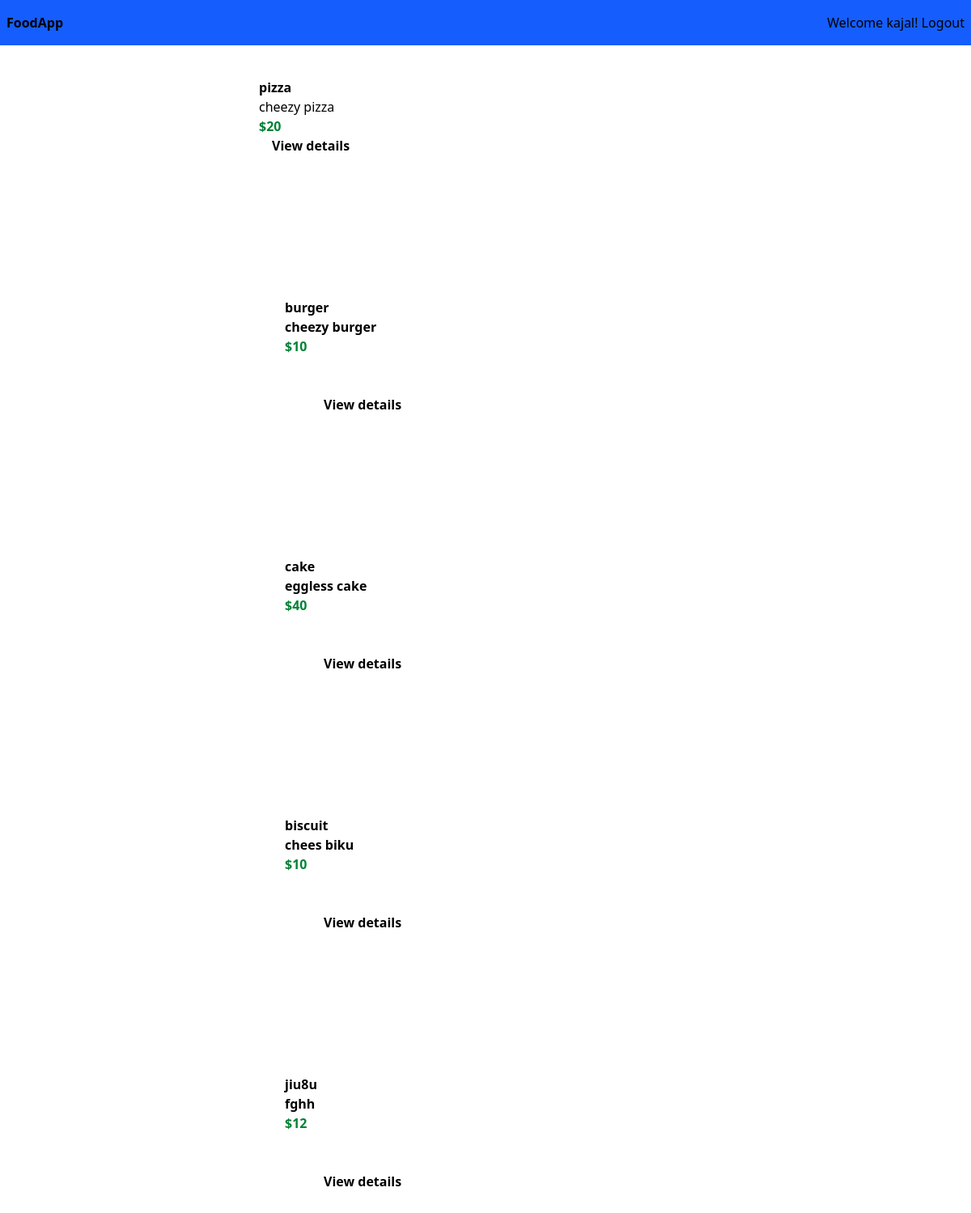
Screenshot of /myapp/ (signed in) with the database file from the repository.
### myapp/models.py (models this page shows, shortened)
class Item(models.Model):
    item_name = models.CharField(max_length=100)
    item_desc = models.CharField()
    item_price = models.IntegerField()
    item_image = models.CharField( max_length=500,default ="https://images.pexels.com/photos/958545/pexels-photo-958545.jpeg?cs=srgb&dl=pexels-chan-walrus-958545.jpg&fm=jpg")

### myapp/views.py (the view)
# urls.py: path('' , views.index , name='index') ,
@login_required
def index(request):
    item_list = Item.objects.all()
    context = {
        'item_list':item_list
    }
    return render(request,"myapp/index.html" , context)

### myapp/templates/myapp/index.html (shortened to what this page needs)
{% extends 'myapp/base.html' %}
 {% block body %}
    <div>
         {% for item in item_list %}
          <div class="m-10 flex  mx-auto">
            <div>
            </div>
            <div class='mx-16 '>
                <div class='font-bold'>{{item.item_name}}</div>
                <div> {{item.item_desc}}</div>
                 <div class='text-green-700 font-bold'> ${{item.item_price}}</div>
                 <div>
                     <div>  <a class=" text-black font-bold px-4 py-2 " href="{% url 'myapp:detail' item.id %}">View details  </div>
            </div>
                 </div>
          </div>
             {% endfor %}
    </div>
 {% endblock %}

### myapp/templates/myapp/base.html (shortened to what this page needs)
<!DOCTYPE html>
<html lang="en">
<head>
     <script src="https://cdn.jsdelivr.net/npm/@tailwindcss/browser@4"></script>
</head>
<body>
    <nav class="bg-blue-600">
     <div class ="flex justify-between px-2 py-4">
         <a href="" class="font-bold">FoodApp</a>
     <div>
          <a href="{% url 'profile' %}">Welcome {{user.username}}!</a>
          {% if user.is_authenticated %}
           <a href="{% url 'logout' %}">Logout</a>
          {% else %}
            <a href="{% url 'login' %}">Login</a>
          {% endif %}
     </div>
     </div>
   </nav>
   {% block body %}
   {% endblock %}
</body>
</html>

### rows the page displays
Item: item_name "pizza", item_desc "cheezy pizza", item_price "20"
Item: item_name "burger", item_desc "cheezy burger", item_price "10"
Item: item_name "cake", item_desc "eggless cake", item_price "40"
Item: item_name "biscuit", item_desc "chees biku", item_price "10"
Item: item_name "jiu8u", item_desc "fghh", item_price "12"

### other values shown
{{ user.username }} "kajal"
